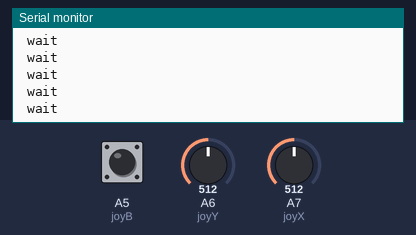
This sketch was run on a simulated Arduino Nano, built with avr-gcc and run on an emulated ATmega328P. Shown: the last lines printed to the serial monitor. Inputs (shaded band) come from the test bench; at power-on: A6 (joyY) = 512, A7 (joyX) = 512, A5 (joyB) HIGH. No radio packets arrive unless stated.

Above: at 1.2 s.
1.3 s: A6 (joyY) set to 716
At 1.32 s:
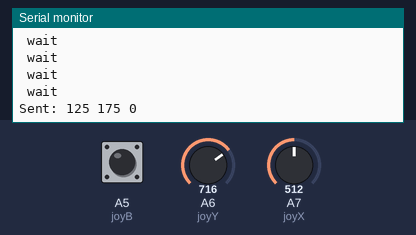
2.8 s: A7 (joyX) set to 716
At 2.83 s:
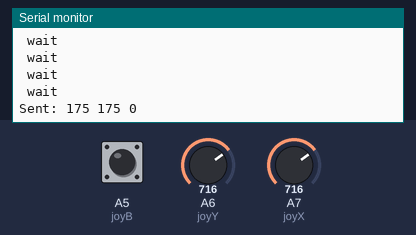
4.3 s: A5 (joyB) pulled LOW for 0.15 s
At 4.33 s:
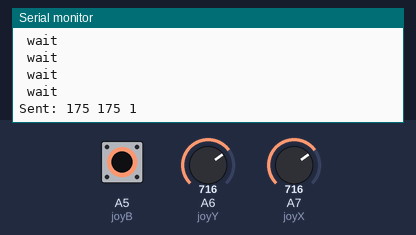
5.9 s: A6 (joyY) set to 900
At 5.94 s:
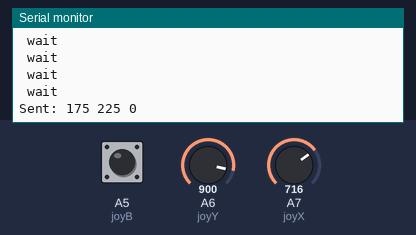
7.4 s: A5 (joyB) pulled LOW for 1 s
At 7.45 s:
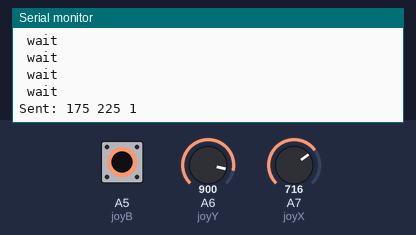
9.9 s: A7 (joyX) set to 900
At 9.97 s:
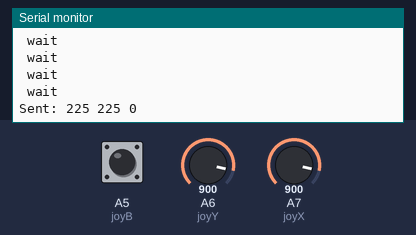
Timing chart, 0 to 12.4 s (numbered marks = the images above; inputs shaded):
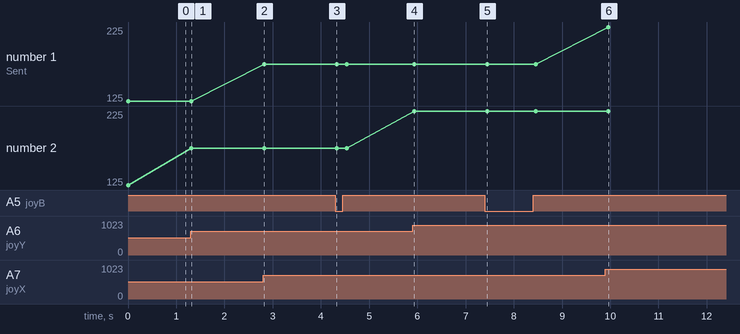

The sketch:

nrfController.ino
```cpp
#include <SPI.h>          // библиотека для работы с шиной SPI
#include "nRF24L01.h"     // библиотека радиомодуля
#include "RF24.h"         // ещё библиотека радиомодуля

#define joyX A7
#define joyY A6
#define joyB A5

RF24 radio(9, 10); // "создать" модуль на пинах 9 и 10 Для Уно
//RF24 radio(9,53); // для Меги


byte address[][6] = {"1Node", "2Node", "3Node", "4Node", "5Node", "6Node"}; //возможные номера труб

byte counter;
const byte dataSize = 3;
byte data[dataSize] = {0,0,0};
byte prev_data[dataSize] = {0,0,0};

bool isListsEqual(byte l1[], byte l2[], byte len){
  for (byte i = 0; i < len; i++)
    if (l1[i] != l2[i]) return false;

  return true;
}

byte toFiveOnEnd(byte n){
  return (n / 10) * 10 + 5;
}


void copyList(byte from[], byte to[], byte len){
  for (byte i = 0; i < len; i++)
    to[i] = from[i];
}

void updateData(){
  data[0] = toFiveOnEnd(map(analogRead(joyX),0,1024,0,255));
  data[1] = toFiveOnEnd(map(analogRead(joyY),0,1024,0,255));
  data[2] = !digitalRead(joyB);
}


void setup() {
  Serial.begin(9600);         // открываем порт для связи с ПК

  radio.begin();              // активировать модуль
  radio.setAutoAck(1);        // режим подтверждения приёма, 1 вкл 0 выкл
  radio.setRetries(0, 15);    // (время между попыткой достучаться, число попыток)
  radio.enableAckPayload();   // разрешить отсылку данных в ответ на входящий сигнал
  radio.setPayloadSize(32);   // размер пакета, в байтах

  radio.openWritingPipe(address[0]);  // мы - труба 0, открываем канал для передачи данных
  radio.setChannel(0x60);             // выбираем канал (в котором нет шумов!)

  radio.setPALevel (RF24_PA_MAX);   // уровень мощности передатчика. На выбор RF24_PA_MIN, RF24_PA_LOW, RF24_PA_HIGH, RF24_PA_MAX
  radio.setDataRate (RF24_250KBPS); // скорость обмена. На выбор RF24_2MBPS, RF24_1MBPS, RF24_250KBPS
  //должна быть одинакова на приёмнике и передатчике!
  //при самой низкой скорости имеем самую высокую чувствительность и дальность!!

  radio.powerUp();        // начать работу
  radio.stopListening();  // не слушаем радиоэфир, мы передатчик

  pinMode(joyX, INPUT);
  pinMode(joyY, INPUT);
  pinMode(joyB, INPUT_PULLUP);
}

void loop() {
  updateData();
  if (!isListsEqual(data, prev_data, dataSize)){
    Serial.print("Sent: ");
    Serial.print(data[0]);Serial.print(" ");
    Serial.print(data[1]);Serial.print(" ");
    Serial.print(data[2]);Serial.print(" ");
    Serial.println("");
    radio.write(&data, sizeof(data));
    copyList(data, prev_data, dataSize);
  }
  else
    Serial.println(" wait ");
  delay(100);
}
```

Measured:
- after the input at 1.3 s, the serial monitor: prints a new line at once (image 1)
- after the input at 2.8 s, the serial monitor: prints a new line at once (image 2)
- after the input at 4.3 s, the serial monitor: prints a new line at once (image 3)
- after the input at 5.9 s, the serial monitor: prints a new line at once (image 4)
- after the input at 7.4 s, the serial monitor: prints a new line after 0.05 s (image 5)
- after the input at 9.9 s, the serial monitor: prints a new line after 0.06 s (image 6)
- plotted number 2: 125 → 175 after the input at 1.3 s, 175 → 225 after the input at 5.9 s
